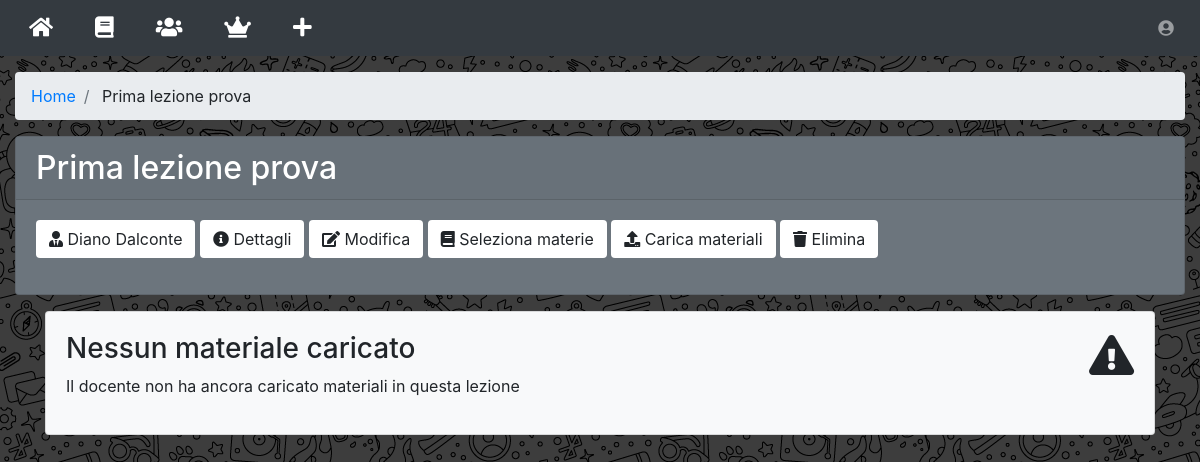
The page /lezione/?id=1 (signed in) on the database its author committed.
### tables this page shows
CREATE TABLE `lezioni` (
  `id` int(15) NOT NULL AUTO_INCREMENT,
  `idUtente` int(15),
  `titolo` varchar(40) NOT NULL,
  `data` datetime NOT NULL,
  `note` varchar(150),
  PRIMARY KEY (`id`),
  UNIQUE (`idUtente`, `titolo`),
  FOREIGN KEY (`idUtente`)
    REFERENCES `utenti` (`id`)
);

CREATE TABLE `utenti` (
  `id` int(15) NOT NULL AUTO_INCREMENT,
  `email` varchar(100) NOT NULL,
  `password` varchar(40) NOT NULL,
  `nome` varchar(20) NOT NULL,
  `cognome` varchar(20) NOT NULL,
  `tipo` ENUM('studente', 'professore', 'admin') DEFAULT 'studente',
  `aiuti` BOOLEAN DEFAULT 1,
  `notifiche` BOOLEAN DEFAULT 1,
  PRIMARY KEY (`id`),
  UNIQUE KEY (`email`)
);

### src/connection.php (called while the page is built, shortened)
<?php
  function query($sql){
    $conn = new mysqli("localhost", "root", "", "appRendiamo");
    $tabella = array();
    $result = $conn->query($sql);
    if (isset($result->num_rows)){
      if ($result->num_rows == 0) {
        return $tabella;
      } else while($row = $result->fetch_assoc()){
        array_push($tabella, $row);
      }
      return $tabella;
    } else {
      $conn->close();
    }
  }
?>

### src/lezione/opzioni.php (the view, shortened to what this page needs)
<div class="card bg-secondary">
  <h2 class="card-header text-white">
    <?php echo $lezione['titolo'] ?>
  </h2>
  <div class="card-body">
    <button class="btn bg-white mb-3" onclick="window.location='../lezioni/?docente=<?php echo $docente['id'] ?>'">
      <i class="fas fa-user-tie"></i>
      <?php echo $docente['nome']." ".$docente['cognome'] ?></button>
    <button class="btn bg-white mb-3" onclick="window.location='../dettagli/?id=<?php echo $lezione['id'] ?>'">
      <i class="fas fa-info-circle"></i>
      Dettagli</button>
    <?php if ($_SESSION['user_row']['id'] == $lezione['idUtente']): ?>
      <button class="btn bg-white mb-3" onclick="window.location='../modificaLezione/?id=<?php echo $lezione['id'] ?>'">
        <i class="fas fa-edit"></i>
        Modifica</button>
      <button class="btn bg-white mb-3" onclick="window.location='../selezionaMaterie/?id=<?php echo $lezione['id'] ?>'">
        <i class="fas fa-book"></i>
        Seleziona materie</button>
      <button class="btn bg-white mb-3" onclick="window.location='../caricaMateriali/?id=<?php echo $lezione['id'] ?>'">
        <i class="fas fa-upload"></i>
        Carica materiali</button>
      <button class="btn bg-white mb-3" onclick="window.location='../eliminaLezione/?id=<?php echo $lezione['id'] ?>'">
        <i class="fas fa-trash"></i>
        Elimina</button>
    <?php endif; ?>
  </div>
</div>

### src/lezione/wrapper.php (shortened to what this page needs)
<?php $idDocente = $lezione['idUtente']; ?>
<?php $docente = query("SELECT * FROM utenti WHERE utenti.id=$idDocente")[0] ?>
<div class="container-fluid">
  <ol class="breadcrumb">
    <li class="breadcrumb-item">
      <a href="../home/">Home</a>
    </li>
    <li class="breadcrumb-item">
      <?php echo $lezione['titolo'] ?>
    </li>
  </ol>
  <div class="row">
    <div class="col">
      <?php include 'opzioni.php' ?>
    </div>
  </div>
  <?php include 'materiali.php' ?>
</div>

### rows shown on the page
lezioni: titolo "Prima lezione prova"
utenti: nome "Diano", cognome "Dalconte"
